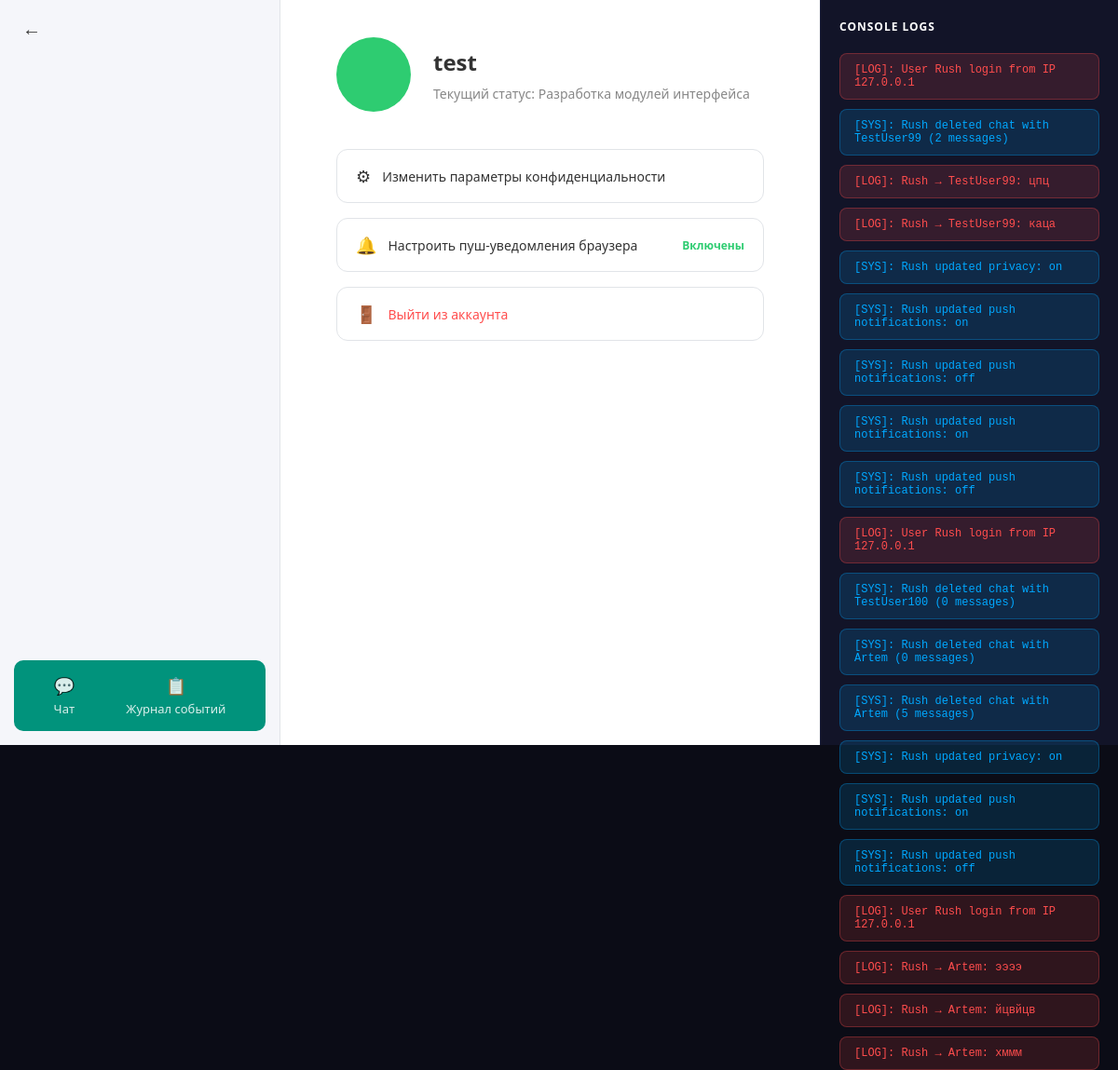
Screenshot of /profile (signed in) with the database file from the repository.
### database.py (models this page shows)
class User(Base):
    __tablename__ = "users"  # Имя таблицы в БД
    id = Column(Integer, primary_key=True, index=True)
    username = Column(String, unique=True, index=True)
    email = Column(String, unique=True, index=True)
    password_hash = Column(String)
    status = Column(String, default="В сети")
    avatar_color = Column(String, default="#2ecc71")
    privacy_hide_status = Column(Boolean, default=False)
    push_notifications = Column(Boolean, default=True)

class ConsoleLog(Base):
    __tablename__ = "console_logs"
    id = Column(Integer, primary_key=True, index=True)
    log_type = Column(String)
    message = Column(String)
    timestamp = Column(DateTime, default=datetime.utcnow, index=True)

### main.py (the view)
@app.get("/profile", response_class=HTMLResponse)
async def profile_page(request: Request, db: Session = Depends(get_db)):
    current_user = require_user(request, db)
    if not current_user:
        return RedirectResponse(url="/", status_code=status.HTTP_303_SEE_OTHER)
    ctx = build_app_context(current_user, db, active_nav="profile")
    ctx["show_back"] = True  # Показываем кнопку "Назад"
    return templates.TemplateResponse(request=request, name="profile.html", context=ctx)

### templates/profile.html (shortened to what this page needs)
{% extends "base.html" %}
{% block sidebar_content %}
<div class="sidebar-spacer"></div>
{% endblock %}
{% block main %}
<div class="profile-page">
    <div class="profile-header">
        <div class="profile-avatar" style="background-color: {{ current_user.avatar_color }};"></div>
        <div class="profile-info">
            <h1 class="profile-name">{{ current_user.username }}</h1>
            <p class="profile-status">Текущий статус: {{ current_user.status }}</p>
        </div>
    </div>
    <div class="profile-actions">
        <button type="button" class="profile-btn" id="privacyBtn">
            <span class="profile-btn-icon">⚙</span>
            <span>Изменить параметры конфиденциальности</span>
        </button>
        <button type="button" class="profile-btn" id="pushBtn"
                data-enabled="{{ 'true' if current_user.push_notifications else 'false' }}">
            <span class="profile-btn-icon">🔔</span>
            <span>Настроить пуш-уведомления браузера</span>
            <span class="btn-status">
                {{ 'Включены' if current_user.push_notifications else 'Выключены' }}
            </span>
        </button>
        <form action="/logout" method="post" class="profile-logout-form">
            <button type="submit" class="profile-btn profile-btn-logout">
                <span class="profile-btn-icon">🚪</span>
                <span>Выйти из аккаунта</span>
            </button>
        </form>
    </div>
</div>
{% endblock %}

### templates/base.html (shortened to what this page needs)
<!DOCTYPE html>
<html lang="ru">
<head>
    <link rel="stylesheet" href="/static/css/style.css">
</head>
<body>
    <div class="app-layout">
        <aside class="sidebar">
            <div class="sidebar-top">
                {% if show_back %}
                <a href="{{ back_url or '/chat' }}" class="back-btn" aria-label="Назад">←</a>
                {% endif %}
            </div>
            {% block sidebar_content %}{% endblock %}
            <nav class="bottom-nav">
                <a href="/chat" class="nav-btn {% if active_nav == 'chat' %}active{% endif %}">
                    <span class="nav-icon">💬</span>
                    <span>Чат</span>
                </a>
                <a href="/events" class="nav-btn {% if active_nav == 'events' %}active{% endif %}">
                    <span class="nav-icon">📋</span>
                    <span>Журнал событий</span>
                </a>
            </nav>
        </aside>
        <main class="main-content">
            {% block main %}{% endblock %}
        </main>
        <aside class="console-panel">
            <div class="console-title">CONSOLE LOGS</div>
            <div id="logsContainer">
                {% for log in logs %}
                    {% if log.log_type == 'LOG' or log.log_type == 'ERR' %}
                        <div class="log-entry red">[{{ log.log_type }}]: {{ log.message }}</div>
                    {% else %}
                        <div class="log-entry blue">[SYS]: {{ log.message }}</div>
                    {% endif %}
                {% endfor %}
            </div>
        </aside>
    </div>
</body>
</html>

### static/css/style.css (style rules this page uses)
:root { --bg-dark: #0b0c16; --panel-dark: #121428; --gradient-start: #7868e6; --gradient-end: #b8b5ff; --text-white: #ffffff; --text-muted: #a2a5b9; --green-btn: #00b894; }
body, html { margin: 0; padding: 0; font-family: 'Segoe UI', Tahoma, Geneva, Verdana, sans-serif; background-color: var(--bg-dark); color: var(--text-white); height: 100%; overflow: hidden; }
.app-layout { display: flex; height: 100vh; }
.sidebar { width: 300px; background-color: #f5f6fa; color: #333; display: flex; flex-direction: column; border-right: 1px solid #e1e4e8; }
.console-panel { width: 320px; background-color: var(--panel-dark); padding: 20px; box-sizing: border-box; border-left: 1px solid #1f233d; }
.console-title { font-size: 12px; font-weight: bold; color: var(--text-white); letter-spacing: 1px; margin-bottom: 20px; }
.log-entry { padding: 10px 15px; border-radius: 8px; font-family: 'Courier New', Courier, monospace; font-size: 12px; margin-bottom: 10px; animation: fadeInUp 0.4s ease-out; }
.log-entry.red { background-color: rgba(255, 77, 77, 0.15); color: #ff4d4d; border: 1px solid rgba(255, 77, 77, 0.3); animation: pulseLog 3s infinite; }
.log-entry.blue { background-color: rgba(0, 168, 255, 0.15); color: #00a8ff; border: 1px solid rgba(0, 168, 255, 0.3); }
.bottom-nav { margin-top: auto; padding: 15px; display: flex; justify-content: space-around; background-color: #01937c; border-radius: 10px; margin: 15px; }
.nav-btn { color: white; text-decoration: none; font-size: 13px; display: flex; flex-direction: column; align-items: center; gap: 4px; opacity: 0.85; transition: opacity 0.2s; }
.nav-icon { font-size: 18px; }
.sidebar-top { padding: 12px 16px 0; }
.back-btn { display: inline-flex; align-items: center; justify-content: center; width: 36px; height: 36px; border-radius: 50%; color: #333; text-decoration: none; font-size: 20px; transition: background 0.2s; }
.sidebar-spacer { flex: 1; }
.main-content { flex: 1; display: flex; flex-direction: column; min-width: 0; }
.profile-page { flex: 1; background: #fff; color: #333; padding: 40px 60px; overflow-y: auto; }
.profile-header { display: flex; align-items: center; gap: 24px; margin-bottom: 40px; }
.profile-avatar { width: 80px; height: 80px; border-radius: 50%; flex-shrink: 0; }
.profile-name { margin: 0 0 8px; font-size: 24px; font-weight: 700; }
.profile-status { margin: 0; font-size: 14px; color: #888; }
.profile-actions { display: flex; flex-direction: column; gap: 16px; max-width: 480px; }
.profile-btn { display: flex; align-items: center; gap: 12px; padding: 16px 20px; border: 1px solid #e1e4e8; border-radius: 12px; background: #fff; font-size: 14px; color: #333; cursor: pointer; transition: border-color 0.2s, box-shadow 0.2s; font-family: inherit; text-align: left; width: 100%; }
.profile-btn-icon { font-size: 18px; flex-shrink: 0; }
.btn-status { margin-left: auto; font-size: 12px; color: #2ecc71; font-weight: 600; }
.profile-logout-form { margin: 0; }
.profile-btn-logout { color: #ff4d4d; }

### rows the page displays
User: username "test", status "Разработка модулей интерфейса", push_notifications "Включены"
ConsoleLog: log_type "LOG", message "User Rush login from IP 127.0.0.1"
ConsoleLog: message "Rush deleted chat with TestUser99 (2 messages)"
ConsoleLog: log_type "LOG", message "Rush → TestUser99: цпц"
ConsoleLog: log_type "LOG", message "Rush → TestUser99: каца"
ConsoleLog: message "Rush updated privacy: on"
ConsoleLog: message "Rush updated push notifications: on"
ConsoleLog: message "Rush updated push notifications: off"
ConsoleLog: message "Rush updated push notifications: on"
ConsoleLog: message "Rush updated push notifications: off"
ConsoleLog: log_type "LOG", message "User Rush login from IP 127.0.0.1"
ConsoleLog: message "Rush deleted chat with TestUser100 (0 messages)"
ConsoleLog: message "Rush deleted chat with Artem (0 messages)"
ConsoleLog: message "Rush deleted chat with Artem (5 messages)"
ConsoleLog: message "Rush updated privacy: on"
ConsoleLog: message "Rush updated push notifications: on"
ConsoleLog: message "Rush updated push notifications: off"
ConsoleLog: log_type "LOG", message "User Rush login from IP 127.0.0.1"
ConsoleLog: log_type "LOG", message "Rush → Artem: ээээ"
ConsoleLog: log_type "LOG", message "Rush → Artem: йцвйцв"
ConsoleLog: log_type "LOG", message "Rush → Artem: хммм"
